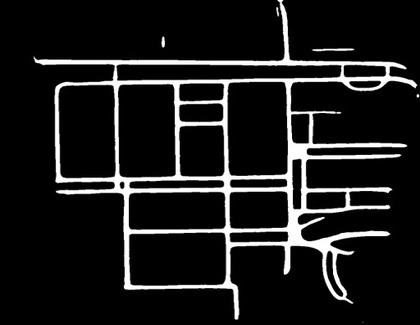
%> input picture maps/load-2.jpg, 420 x 325 px, shrunk from 502 x 388 before the run
$ octave myDijkstra_demo.m   (GNU Octave 9; MATLAB toolbox functions it lacks are replaced by stand-ins)
%> lines starting %> are read from the running program, lines starting %| are printed output that depends on the picture; in (x1, y1, x2, y2) boxes, pixels count from 0 and x2, y2 are one past the last pixel; in counts of white or black regions, pixels touching at a corner belong together; the program's own positions count from 1
### code/myDijkstra.m
function [PathList, Mask] = myDijkstra(Map, startPoint, targetPoint, option)
%MYDIJKSTRA - Dijkstra path planning algorithm
%
%   PathList = myDijkstra(Map, startPoint, targetPoint)
%   PathList = myDijkstra(Map, startPoint, targetPoint, option)
%   [PathList, Mask] = myDijkstra(...)
%
%   option:
%       'Diagonal': true/false, default(true)
%       'OccupyThresh': 0~1, default([])
%       'InflateRadius': integer, default([])


%% 参数检查
narginchk(3,4);
nargoutchk(1,2);

%% 输入参数值检查
% 参数option
if nargin < 4
    option = struct('Diagonal', true, 'OccupyThresh', [], 'InflateRadius', []);
end
neighbor4 = [-1, 0; ...
             0, -1; 0, 1;...
             1, 0];
neighbor8 = [-1, -1; -1, 0; -1, 1;...
              0, -1;         0, 1;...
              1,-1; 1, 0; 1, 1];
if option.Diagonal
    neighbor = neighbor8;
else
    neighbor = neighbor4;
end

%% 图像预处理
% 转单通道
if size(Map,3) == 3
    Map = rgb2gray(Map);
end
% 二值化
if isempty(option.OccupyThresh) % 未给出二值化阈值，使用大津法进行二值化
    option.OccupyThresh = graythresh(Map);
end
Map = imbinarize(Map, option.OccupyThresh);
% 膨胀
src = Map;
if ~isempty(option.InflateRadius)
    se = strel('disk', option.InflateRadius);
    Map = imerode(Map, se);
end
Mask = xor(src, Map);

%% 创建LabelMap
[height, width] = size(Map);
LabelMap = zeros(height, width);
obstacle = 0;       % 0: Obstacle
free = 1;           % 1: free
inOpenList = 2;     % 2: in the open list
inClosedList = 3;   % 3: in the closed lit
LabelMap((Map == 0)) = obstacle;
LabelMap((Map == 1)) = free;

%% Dijkstra路径规划
OpenList = struct('point', [], 'dist', []);
ParentMap = zeros(height, width);
finish = false;
startX = startPoint(1);
startY = startPoint(2);
targetX = targetPoint(1);
targetY = targetPoint(2);
% 把startPoint压入OpenList
OpenList.point = cat(1, OpenList.point, startPoint);
OpenList.dist = cat(1, OpenList.dist, 0);
ParentMap(startY, startX) = 0;
LabelMap(startY, startX) = inOpenList;

%% 遍历所有点，直到到达目标处
while ~isempty(OpenList.dist)
    %% 找到OpenList中距离最小的点
    [mindist, index] = min(OpenList.dist);
    curX = OpenList.point(index, 1);
    curY = OpenList.point(index, 2);
    OpenList.point(index,:) = [];
    OpenList.dist(index,:) = [];
    LabelMap(curY, curX) = inClosedList;

    %% 判断是否到达目标点
    if curX == targetX && curY == targetY
        finish = true;
        break;
    end

    %% 遍历当前点的领域
    for k = 1:length(neighbor)
        y = curY + neighbor(k, 1);
        x = curX + neighbor(k, 2);
       %% 判断是否出界
        if y <= 0 || y > height || x <= 0 || x > width
            continue;
        end
        if LabelMap(y, x) == free || LabelMap(y, x) == inOpenList
           %% 检查对角线能否通过
            if option.Diagonal
                walkable = true;
                if y == curY - 1 && LabelMap(curY - 1, curX) == obstacle
                    walkable = false;
                elseif y == curY + 1 && LabelMap(curY + 1, curX) == obstacle
                    walkable = false;
                end
                if x == curX - 1 && LabelMap(curY, curX - 1) == obstacle
                    walkable = false;
                elseif x == curX + 1 && LabelMap(curY, curX + 1) == obstacle
                    walkable = false;
                end
                if ~walkable
                    continue;
                end
            end

           %% 计算距离
            if abs(x - curX) == 1 && abs(y - curY) == 1
                adddist = 14;
            else
                adddist = 10;
            end
            dist = mindist + adddist;

           %% 更新距离
            if LabelMap(y, x) == free
                OpenList.point = cat(1, OpenList.point, [x, y]);
                OpenList.dist = cat(1, OpenList.dist, dist);
                ParentMap(y, x) = sub2ind([height, width], curY, curX);
                LabelMap(y, x) = inOpenList;
            else % LabelMap(y, x) = inOpenList
                index = find(all(OpenList.point == [x, y], 2));
                if dist < OpenList.dist(index)
                    OpenList.dist(index) = dist;
                    ParentMap(y, x) = sub2ind([height, width], curY, curX);
                end
            end
        end
    end
end

%% 回推路径
PathList = [];
if finish
    PathList = cat(1, targetPoint, PathList);
    curX = targetX;
    curY = targetY;
    while ~( curX == startX &&  curY == startY)
        index = ParentMap(curY, curX);
        [curY, curX] = ind2sub([height, width], index);
        PathList = cat(1, [curX, curY], PathList);
    end
else
    disp('Can not find a path form startPoint to targetPoint!');
end

### code/myinsertMask.m
function RGB = myinsertMask(I, Mask, color)
%MYINSERTMASK - Insert mask in image
%
%   This MATLAB function returns a truecolor image with mask inserted.
%
%   RGB = myinsertMask(I, Mask, color)
%

%% 参数检查
narginchk(3,3);
nargoutchk(1,1);

%% 绘制Mask
if size(I, 3) == 1
    I = repmat(I, [1,1,3]);
end
R = I(:, :, 1);
G = I(:, :, 2);
B = I(:, :, 3);
R(Mask) = color(1);
G(Mask) = color(2);
B(Mask) = color(3);
RGB = cat(3, R, G, B);

### code/myDijkstra_demo.m
%% myDijkstra_demo
clear,clc;
close all;

%% 读取地图图片
% Map = imread('../maps/gmapping.jpg');
% Map = imread('../maps/maze.jpg');
Map = imread('../maps/load-2.jpg');
%> Map is the input picture: size 325x420x3 uint8; min 0, max 255, mean 27.7
if size(Map, 3) == 1
    Map = repmat(Map, 1, 1, 3);
end

%% 路径规划
figure;imshow(Map);
waitforbuttonpress;
point = get(gca,'CurrentPoint');
startPoint = round(point(1, 1:2)) + 1;
waitforbuttonpress;
point = get(gca,'CurrentPoint');
targetPoint = round(point(1, 1:2)) + 1;
option = struct('Diagonal', false, 'OccupyThresh', [], 'InflateRadius', 1);
tic;
[PathList, Mask] = myDijkstra(Map, startPoint, targetPoint, option);
%> in myDijkstra, `option.OccupyThresh = graythresh(Map);`: option.OccupyThresh = 0.459
%> in myDijkstra, `Map = imbinarize(Map, option.OccupyThresh);`:
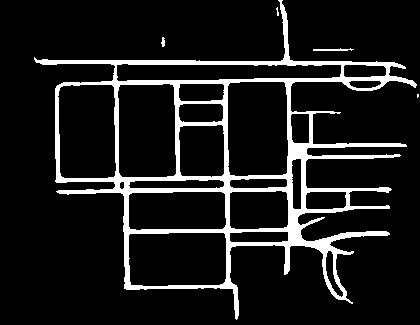
%> Map: size 325x420 logical; 11% white; 5 white regions (2 under 20 px), largest, box (x1, y1, x2, y2) and area: (34, 0, 417, 320) 14902, (313, 48, 354, 51) 79, (161, 37, 165, 47) 29
%> in myDijkstra, `se = strel('disk', option.InflateRadius);`: se = {Dimensionality 2}
%> in myDijkstra, `Map = imerode(Map, se);`: Map: size 325x420 logical; 6.3% white; 9 white regions (8 under 20 px), largest, box (x1, y1, x2, y2) and area: (35, 4, 416, 319) 8613
%> in myDijkstra, `Mask = xor(src, Map);`: Mask: size 325x420 logical; 4.7% white in thin lines or dots
%> in myDijkstra, `LabelMap((Map == 0)) = obstacle;`: LabelMap: size 325x420 double; every value is 0
%> in myDijkstra, `LabelMap((Map == 1)) = free;`:
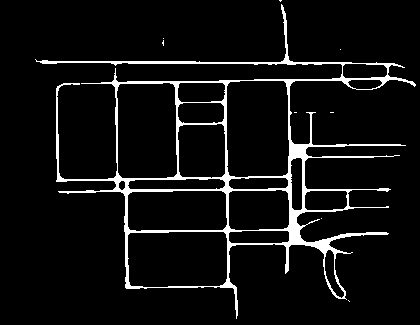
%> LabelMap: size 325x420 double; values 0 (black) and 1 (white), 6.3% white; 9 white regions (8 under 20 px), largest, box (x1, y1, x2, y2) and area: (35, 4, 416, 319) 8613
%> in myDijkstra, `LabelMap(startY, startX) = inOpenList;`:
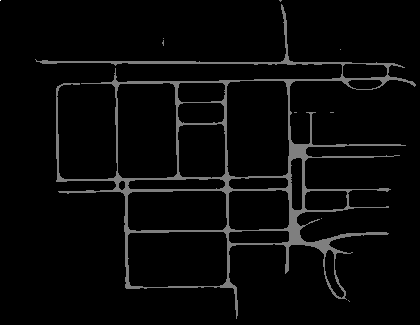
%> LabelMap: size 325x420 double; under 0.01% of pixels changed, all inside (x1, y1, x2, y2) = (0, 0, 1, 1); drawn with min black and max white
%> after the loop in myDijkstra, `while ~isempty(OpenList.dist)`:
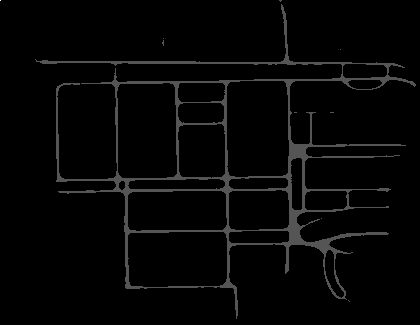
%> LabelMap: size 325x420 double; under 0.01% of pixels changed, all inside (x1, y1, x2, y2) = (0, 0, 1, 1); drawn with min black and max white
%> after the loop in myDijkstra, `while ~isempty(OpenList.dist)`: finish = true
%> after the loop in myDijkstra, `while ~( curX == startX &&  curY == startY)`: PathList = [1 1]
%> PathList = [1 1]
toc

%% 显示结果
% figure;imshow(Map);
Map = myinsertMask(Map, Mask, [0,0,255]);
%> in myinsertMask, `R(Mask) = color(1);`:
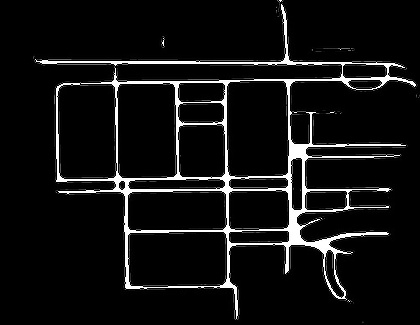
%> R: size 325x420 uint8; min 0, max 255, mean 18.1
%> in myinsertMask, `B(Mask) = color(3);`:
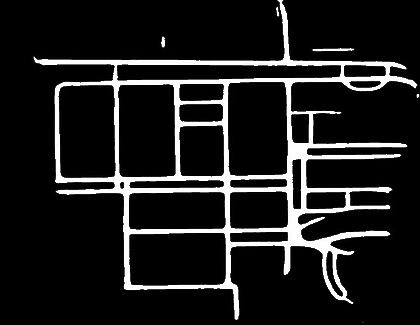
%> B: size 325x420 uint8; min 0, max 255, mean 30
%> in myinsertMask, `RGB = cat(3, R, G, B);`:
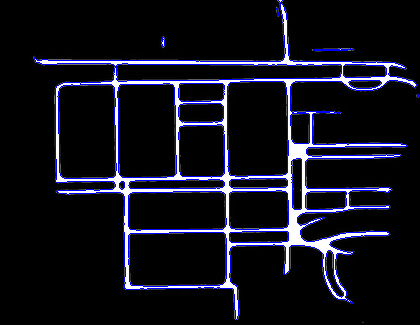
%> RGB: size 325x420x3 uint8; mean R, G, B 18.1, 18.1, 30
PathList(:,3:4) = 1;
Map = insertShape(Map, 'Rectangle', PathList, 'Color', [255,0,0], 'LineWidth', 2);
%> Map: size 325x420x3 uint8
Map = insertShape(Map, 'Rectangle', PathList(1, :), 'Color', [0,255,0], 'LineWidth', 10);
%> Map: size 325x420x3 uint8; mean R, G, B 18.1, 18.3, 30
Map = insertShape(Map, 'Rectangle', PathList(end, :), 'Color', [0,0,255], 'LineWidth', 10);
%> Map: size 325x420x3 uint8; mean R, G, B 18.1, 18.1, 30.2
figure;imshow(Map);

$ run again, with maps/load.jpg copied over maps/load-2.jpg
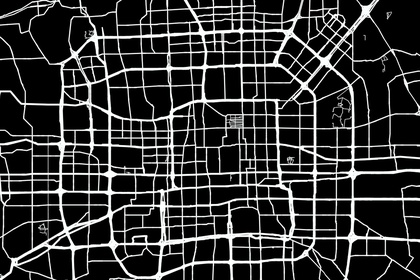
%> input picture maps/load.jpg, 420 x 280 px, shrunk from 1080 x 720 before the run
%> Map is the input picture: size 280x420x3 uint8; mean R, G, B 50.1, 50.3, 50.2
%> option.OccupyThresh = 0.416
%> se = {Dimensionality 2}
%> Mask: size 280x420 logical; 16.7% white in thin lines or dots
%> after the loop in myDijkstra, `while ~isempty(OpenList.dist)`:
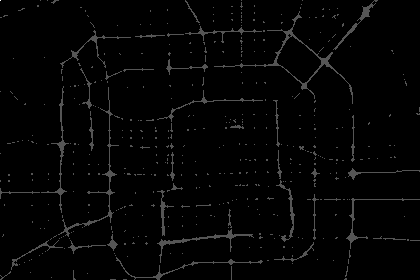
%> LabelMap: size 280x420 double; min 0, max 3, mean 0.0498; drawn with min black and max white
%> after the loop in myDijkstra, `while ~isempty(OpenList.dist)`: finish = true
%> after the loop in myDijkstra, `while ~( curX == startX &&  curY == startY)`: PathList = [1 1]
%> in myinsertMask, `RGB = cat(3, R, G, B);`:
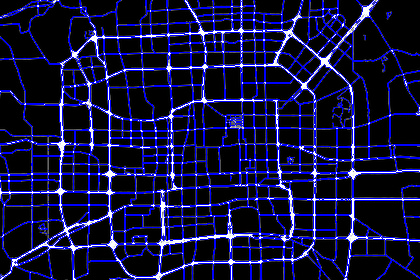
%> RGB: size 280x420x3 uint8; mean R, G, B 17.8, 17.9, 60.4
